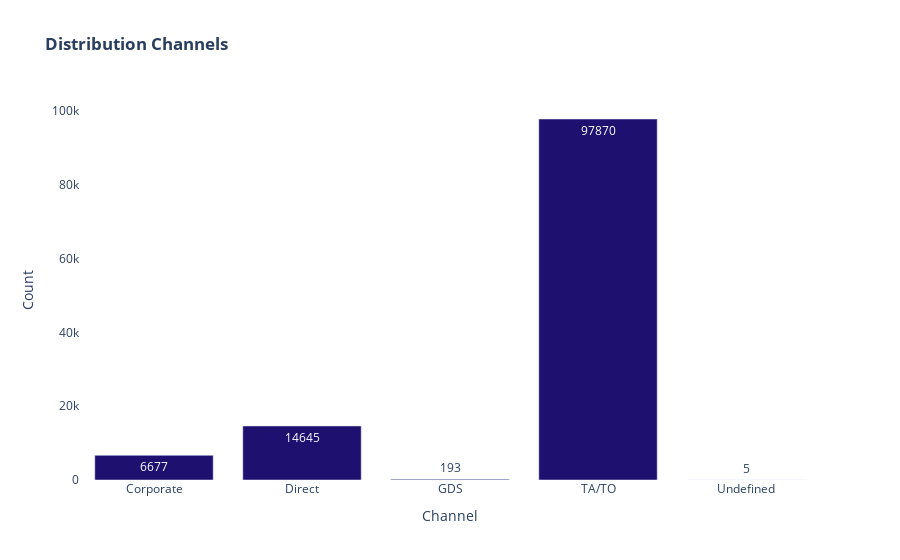

Here is the notebook cell this chart was saved with:
### Markdown cell above
### Booking Channels

### Code cell
import plotly.graph_objects as go

booking_channel_trace = go.Bar(
    x=df.groupby("distribution_channel").count().reset_index()["distribution_channel"],
    y=df.groupby("distribution_channel").count().reset_index()["hotel"], 
    marker=dict(color="#1D106E"),
    text=df.groupby("distribution_channel").count().reset_index()["hotel"],
    textposition="auto"
)

layout = go.Layout(
    title='<b>Distribution Channels',
    xaxis=dict(title='Channel'),
    yaxis=dict(title='Count'),
    plot_bgcolor="rgba(0,0,0,0)",
)
fig = go.Figure(data=[booking_channel_trace], layout=layout)
fig.show()

### Figure 1 — Plotly figure (JSON) as saved in the notebook; plotly's stock layout.template omitted (floating-point values rounded to 4 significant figures)
{"data": [{"marker": {"color": "#1D106E"}, "text": [6677, 14645, 193, 97870, 5], "textposition": "auto", "type": "bar", "x": ["Corporate", "Direct", "GDS", "TA/TO", "Undefined"], "y": [6677, 14645, 193, 97870, 5]}], "layout": {"autosize": true, "plot_bgcolor": "rgba(0, 0, 0, 0)", "title": {"text": "<b>Distribution Channels"}, "xaxis": {"autorange": true, "range": [-0.5, 4.5], "title": {"text": "Channel"}, "type": "category"}, "yaxis": {"autorange": true, "range": [0, 103000.0], "title": {"text": "Count"}, "type": "linear"}}}
